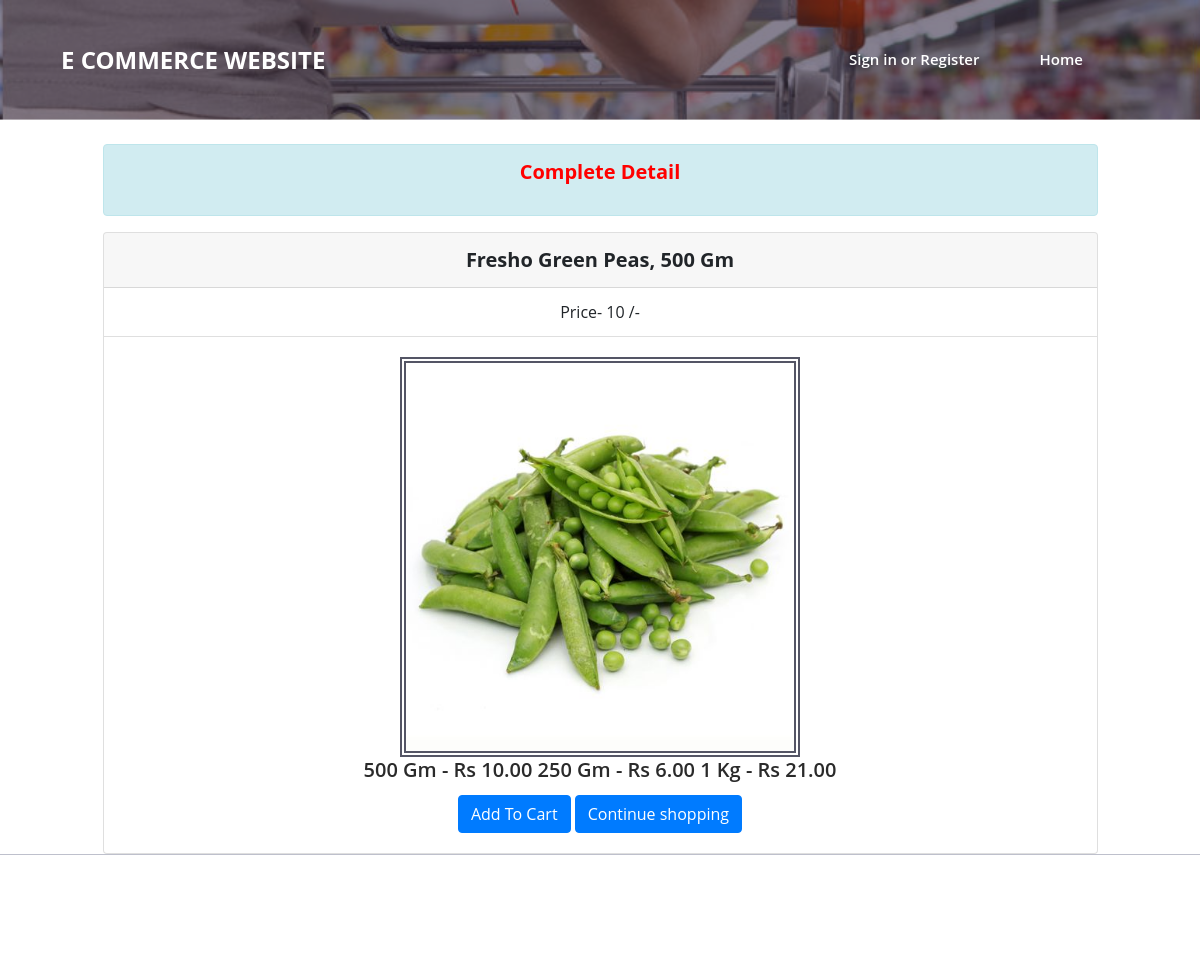
Screenshot of /view_detail.php?id=2 with the database file from the repository.
### tables this page shows
CREATE TABLE `items` (
  `itemid` int(9) NOT NULL,
  `Title` varchar(40) NOT NULL,
  `category` varchar(40) NOT NULL,
  `item_rating` int(3) NOT NULL,
  `image` varchar(90) NOT NULL,
  `discription` varchar(800) NOT NULL,
  `price` varchar(20) NOT NULL
);

### dbconfig.php (called while the page is built, shortened)
<?php
function select($query)
{
	$cid=mysqli_connect(server,user,password,database) or die("connection error");
	$result=mysqli_query($cid,$query);
	return $result;
}
?>

### view_detail.php (the view, shortened to what this page needs)
<?php
require_once"dbconfig.php";
$result=select("select * from items where itemid='".$_REQUEST['id']."'")
?>
<!DOCTYPE html>
<html lang="en">
<head>
    <link href="style.css" rel="stylesheet">
    <link href="css/responsive/responsive.css" rel="stylesheet">
</head>
<body>
    <header class="header_area" id="header">
        <div class="container-fluid h-100">
            <div class="row h-100">
                <div class="col-12 h-100">
                    <nav class="h-100 navbar navbar-expand-lg">
					 <a class="navbar-brand" href="index.php">E COMMERCE WEBSITE</a>
                        <div class="collapse navbar-collapse" id="dorneNav">
                            <ul class="navbar-nav mr-auto" id="dorneMenu">
                                <li class="nav-item">
                                    <a class="nav-link" href="index.php"> <span class="sr-only">(current)</span></a>
                                </li>
                                 <li class="nav-item">
                                    <a class="nav-link" href="mycart.php"></a>
                                </li>
                                <li class="nav-item">
                                    <a class="nav-link" href="logout.php"></a>
                                </li>
                            </ul>
						       <div class="dorne-signin-btn">
							   <?php
							   if(isset($_SESSION['login']))
							   {
								   ?><a class="nav-link" href="index.php">Home <span class="sr-only">(current)</span></a>
								<a class="nav-link" href="mycart.php">My Cart</a>
								<a class="nav-link" href="mycart.php">Category</a>
                                	<a class="nav-link" href="logout.php">Logout</a>
								   <?php
							   }
								   else
								   {
									   ?>
									   <a href="ragister.php">Sign in  or Register</a>
								<a class="nav-link" href="index.php">Home <span class="sr-only">(current)</span></a>
								   <?php
								   }
							   ?>
                            </div>
                        </div>
                    </nav>
                </div>
            </div>
        </div>
    </header>
    <div class="breadcumb-area bg-img bg-overlay" style="background-image: url(img/bg-img/hero-1.jpg)"></div>
    <div class="row">
        <div class="col-lg-1 text-center"></div>
        <div class="col-lg-10 text-center">
          <div class="alert alert-info" role="alert">
  <p style="color:red;font-weight:bold;font-size:20px;">Complete Detail<p>
</div>
        </div>
		 <div class="col-lg-1 text-center"></div>
      </div><?php
	  while($r=mysqli_fetch_array($result))
	  {
		  extract($r);
	  ?>
	  <div class="row">
	  <div class="col-lg-1"></div>
	  <div class="col-lg-10">
<div class="card text-center">
  <div class="card-header" style="font-weight:bold;font-size:20px">
    <?=ucwords($Title)?>
  </div>
  <ul class="list-group list-group-flush">
        <li class="list-group-item">Price-  <?=$price?>  /-</li>
  </ul>
  <div class="card-body">
  <img src="admin/images/<?=$image?>" style="height:400px;max-width:95%;border:6px double #545565;">
    <h5 class="card-title"><?=ucwords($discription)?></h5>
	<form method="post">
	<?php
	if(isset($_SESSION['login']))
{
?>	    <button name="cart" class="btn btn-primary">Add To Cart</button>
</div>
  <input type="hidden" name="bookid" value=<?=$itemid?>>
  <input type="hidden" name="userid" value=<?=$_SESSION['userid']?>>
  <div class="card-footer text-muted">
 <?php
}
else
{
?><a href="ragister.php" class="btn btn-primary">Add To Cart</a>
<?php
}
?>
       <a href="index.php" class="btn btn-primary">Continue shopping</a>
  </div>
</div>
	  </div></div><?php
	  }
	  ?>
	<footer class="dorne-footer-area">
        <div class="container-fluid">
            <div class="row">
                <div class="col-12 d-md-flex align-items-center justify-content-between">
                </div>
            </div>
        </div>
    </footer>
</body>
</html>

### style.css (style rules this page uses)
* { margin: 0; padding: 0; }
body { font-family: 'Open Sans', sans-serif; }
h1, h2, h3, h4, h5, h6 { font-family: 'Open Sans', sans-serif; font-weight: 600; color: #2a2a2a; line-height: 1.3; }
p { color: #848484; font-size: 14px; line-height: 1.5; font-weight: 400; }
img { max-width: 100%; height: auto; }
ul, ol { margin: 0; padding: 0; }
a, a:hover, a:focus, a:active { text-decoration: none; -webkit-transition-duration: 500ms; transition-duration: 500ms; outline: none; font-weight: 600; }
li { list-style: none; }
.bg-img { background-position: center center; background-size: cover; }
.bg-overlay, .bg-overlay-9 { position: relative; z-index: 1; }
.bg-overlay:after, .bg-overlay-9:after { content: ''; position: absolute; width: 100%; height: 100%; top: 0; left: 0; background-color: rgba(14, 2, 35, 0.5); z-index: -1; }
.header_area { position: fixed; width: 100%; z-index: 9999; height: 120px; top: 0; left: 0; z-index: 99; -webkit-transition-duration: 700ms; transition-duration: 700ms; border-bottom: 1px solid rgba(255, 255, 255, 0.4); padding: 0 30px; }
.navbar-brand { color: #fff; font-size: 24px; font-weight: 700; margin-right: 70px; }
.navbar-expand-lg .navbar-nav .nav-link { padding-right: 15px; padding-left: 15px; color: #fff; font-size: 15px; }
.dorne-search-btn > a, .dorne-signin-btn > a { color: #fff; display: inline-block; margin-right: 40px; font-size: 15px; }
.dorne-footer-area { padding: 50px 35px; border-top: 1px solid #bec0cc; }
.breadcumb-area { height: 120px; position: relative; z-index: 1; }

### rows the page displays
items: Title "Fresho Green Peas, 500 Gm", price "10", image (picture), discription "500 Gm - Rs 10.00 250 Gm - Rs 6.00 1 Kg - Rs 21.00"
